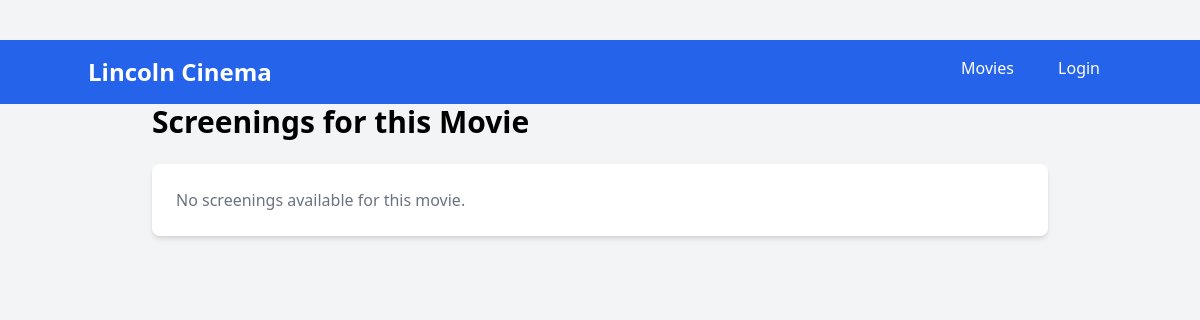
The app's page /movies/20/screenings, older data.
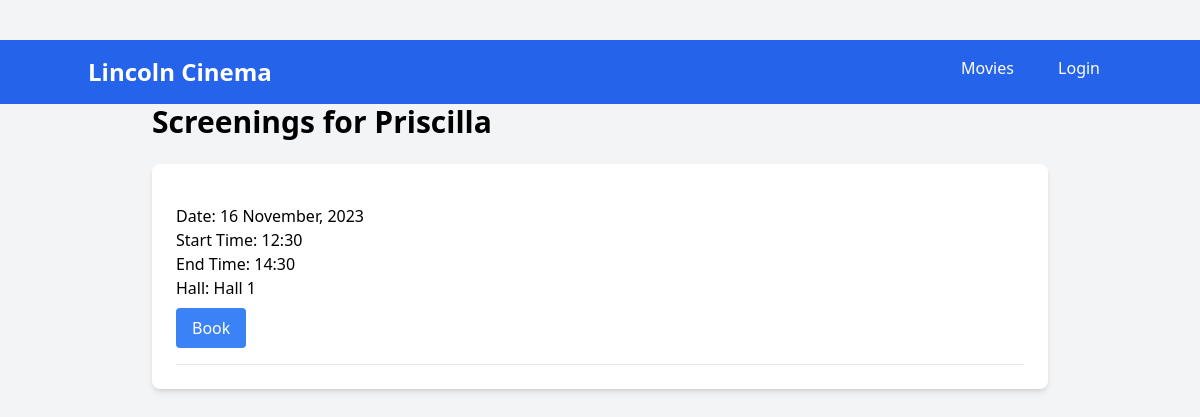
The same page, newer data.
### models/movieModel.py (models this page shows, shortened)
class Movie(db.Model):
    __tablename__ = 'movies'
    id = db.Column(db.Integer, primary_key=True)
    title = db.Column(db.String, nullable=False)
    language = db.Column(db.String)
    genre = db.Column(db.String)
    releaseDate = db.Column(db.DateTime)
    durationMins = db.Column(db.Integer)
    country = db.Column(db.String)
    description = db.Column(db.String)
    status = db.Column(db.Enum(MovieStatus), nullable=False, default=MovieStatus.ACTIVE)
    screenings = relationship("Screening", backref="movies")
    @staticmethod
    def getMovieById(movieId: int) -> "Movie":
        return Movie.query.get(movieId)

class Screening(db.Model):
    __tablename__ = 'screenings'
    id = db.Column(db.Integer, primary_key=True)
    screeningDate = db.Column(db.DateTime, nullable=False)
    startTime = db.Column(db.DateTime, nullable=False)
    endTime = db.Column(db.DateTime, nullable=False)
    hallId = db.Column(db.Integer, db.ForeignKey('cinemaHalls.id'))
    status = db.Column(db.Enum(ScreeningStatus), nullable=False, default=ScreeningStatus.ACTIVE)
    movieId = db.Column(db.Integer, db.ForeignKey('movies.id'))
    movie = relationship('Movie', back_populates='screenings')
    hall = relationship('CinemaHall', back_populates='screenings')
    bookings = relationship('Booking', back_populates='screening')

class CinemaHall(db.Model):
    __tablename__ = 'cinemaHalls'
    id = db.Column(db.Integer, primary_key=True)
    name = db.Column(db.String, nullable=False)
    totalSeats = db.Column(db.Integer, nullable=False)
    seats = relationship('CinemaHallSeat', back_populates='hall')
    screenings = relationship('Screening', back_populates='hall')

### routes/routes.py (the view)
@movie_bp.route('/movies/<movieId>/screenings', methods=['GET', 'POST'])
def showMovieScreenings(movieId):
    return MovieController.viewMovieScreenings(movieId)

### controllers/movieController.py (called while the page is built)
    @staticmethod
    def viewMovieScreenings(movieId: int):
        movie = Movie.getMovieById(movieId)
        if movie:
            screeningList = movie.screenings
        else:
            screeningList = []
        return render_template("movieScreenings.html", screeningList=screeningList)

### templates/movieScreenings.html (shortened to what this page needs)
{% extends 'base.html' %}
{% block content %}
<div class="container mx-auto max-w-4xl">
    <h1 class="text-3xl font-bold mb-6">Screenings for {{ screeningList[0].movie.title if screeningList else 'this Movie' }}</h1>
    <div class="bg-white p-6 rounded-lg shadow-md space-y-4">
        {% if screeningList %}
            {% for screening in screeningList %}
                <div class="border-b border-gray-200 py-4">
                    <p><span class="font-medium">Date:</span> {{ screening.screeningDate.strftime('%d %B, %Y') }}</p>
                    <p><span class="font-medium">Start Time:</span> {{ screening.startTime.strftime('%H:%M') }}</p>
                    <p><span class="font-medium">End Time:</span> {{ screening.endTime.strftime('%H:%M') }}</p>
                    <p><span class="font-medium">Hall:</span> {{ screening.hall.name }}</p>
                    <a href="{{ url_for('movies.selectSeats', screeningId=screening.id) }}" class="mt-2 inline-block bg-blue-500 text-white px-4 py-2 rounded hover:bg-blue-600 transition duration-150">Book</a>
                </div>
            {% endfor %}
        {% else %}
            <p class="text-gray-500">No screenings available for this movie.</p>
        {% endif %}
    </div>
</div>
{% endblock %}

Row changes from the older to the newer data that the page shows:
added Movie: title "Priscilla"
added Screening: screeningDate "16 November, 2023", startTime "12:30", endTime "14:30", hall.name "Hall 1"
Text that changed along with them:
{{ screeningList[0].movie.title if screeningList else 'this Movie' }}: "this Movie" → (not shown)
text no longer shown: "No screenings available for this movie."
